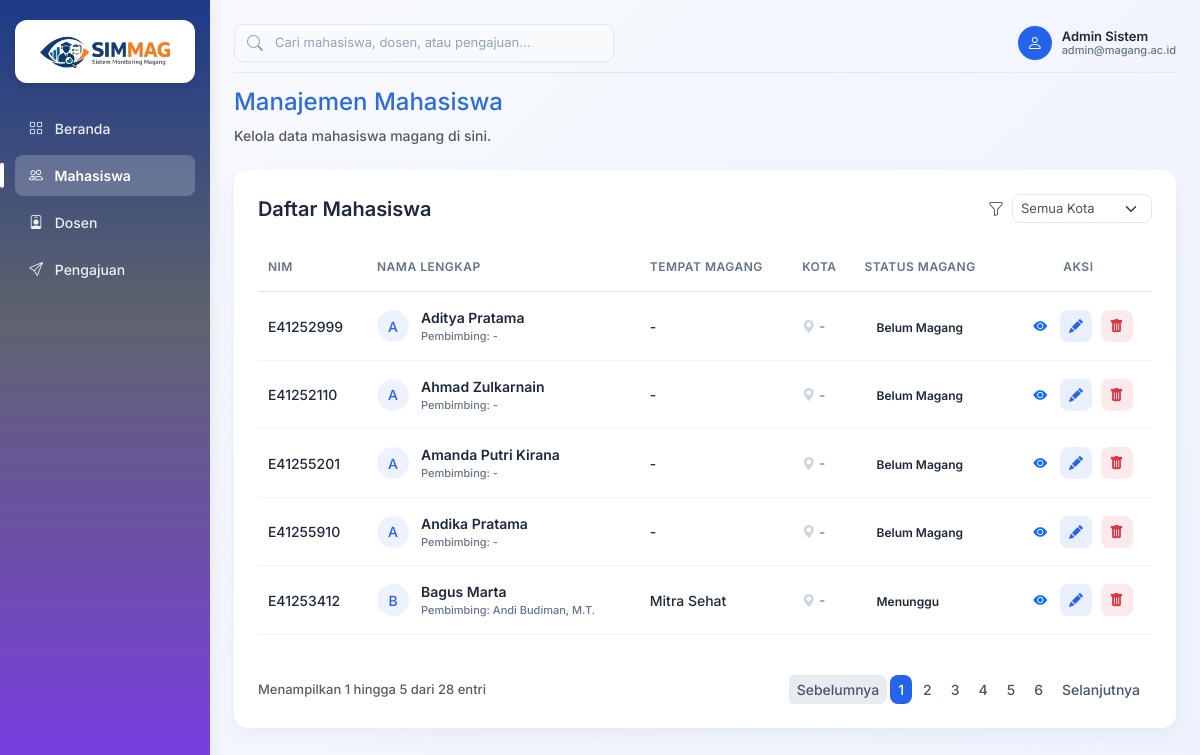
The app's page /admin/mahasiswa.php (signed in) with its own data.
### tables this page shows
CREATE TABLE `mahasiswa` (
  `id_mahasiswa` int(11) NOT NULL,
  `NIM` varchar(20) NOT NULL,
  `nama` varchar(100) NOT NULL,
  `email` varchar(100) NOT NULL,
  `prodi` varchar(100) NOT NULL,
  `password` varchar(255) NOT NULL,
  `no_hp` varchar(20) DEFAULT NULL
);

CREATE TABLE `pendaftaran_magang` (
  `id_pendaftaran` int(11) NOT NULL,
  `id_mahasiswa` int(11) NOT NULL,
  `id_koordinator` int(11) DEFAULT NULL,
  `id_dosen` int(11) DEFAULT NULL,
  `status_pendaftaran` varchar(20) NOT NULL DEFAULT 'pending',
  `tempat_magang` varchar(200) NOT NULL,
  `id_pengajuan` int(11) DEFAULT NULL,
  `tanggal_mulai` date DEFAULT NULL,
  `tanggal_selesai` date DEFAULT NULL
);

CREATE TABLE `dosen` (
  `id_dosen` int(11) NOT NULL,
  `NIP` varchar(20) NOT NULL,
  `NIDN` varchar(20) NOT NULL,
  `nama` varchar(100) NOT NULL,
  `email` varchar(100) NOT NULL,
  `password` varchar(255) NOT NULL,
  `status` varchar(20) DEFAULT 'Aktif',
  `no_hp` varchar(20) DEFAULT NULL
);

### config/paging.php (called while the page is built, shortened)
<?php
$page_active = $_GET['page'] ?? 1;
$limit = $limit ?? 5;
$offset = ($page_active - 1) * $limit;
?>

### admin/mahasiswa.php (the view, shortened to what this page needs)
<?php
$db = new Database();
$conn = $db->getConnection();
$page = "mahasiswa";
include '../config/paging.php';
$query = "
    SELECT
        m.*,
        pm.tempat_magang,
        pm.status_pendaftaran,
        pm.id_dosen,
        d.nama AS nama_dosen,
        p.kota
    FROM mahasiswa m
    LEFT JOIN pendaftaran_magang pm ON m.id_mahasiswa = pm.id_mahasiswa
    LEFT JOIN dosen d ON pm.id_dosen = d.id_dosen
    LEFT JOIN pengajuan p ON pm.id_pengajuan = p.id_pengajuan
";
$query .= "
    ORDER BY m.nama ASC
    LIMIT $limit
    OFFSET $offset
";
$stmtMahasiswa = $conn->prepare($query);
$stmtMahasiswa->execute();
$data_mahasiswa = $stmtMahasiswa->fetchAll(PDO::FETCH_ASSOC);
?>
<!DOCTYPE html>
<html lang="id">
<head>
    <link href="https://cdn.jsdelivr.net/npm/bootstrap@5.3.0/dist/css/bootstrap.min.css" rel="stylesheet">
    <link href="https://cdn.jsdelivr.net/npm/bootstrap-icons/font/bootstrap-icons.css" rel="stylesheet">
    <link rel="stylesheet" href="assets/css/admin.css">
    <link rel="stylesheet" href="assets/css/mahasiswa.css">
</head>
<body>
    <div class="d-flex">
        <div class="sidebar d-flex flex-column">
            <div>
                <div class="logo-container">
                    <img src="assets/logo.png" class="logo-sidebar" alt="Logo">
                </div>
                <a href="beranda.php" class="<?= ($page == 'beranda') ? 'active' : '' ?>">
                    <i class="bi bi-grid me-2"></i> Beranda
                </a>
                <a href="mahasiswa.php" class="<?= ($page == 'mahasiswa') ? 'active' : '' ?>">
                    <i class="bi bi-people me-2"></i> Mahasiswa
                </a>
                <a href="dosen.php" class="<?= ($page == 'dosen') ? 'active' : '' ?>">
                    <i class="bi bi-person-badge me-2"></i> Dosen
                </a>
                <a href="pengajuan.php" class="<?= ($page == 'pengajuan') ? 'active' : '' ?>">
                    <i class="bi bi-send me-2"></i> Pengajuan
                </a>
            </div>
        </div>
        <div class="p-4 w-100">
            <div class="header-top">
                <form action="search.php" method="GET" class="search-box m-0">
                    <i class="bi bi-search"></i>
                    <input type="text" name="q" placeholder="Cari mahasiswa, dosen, atau pengajuan..." value="<?= isset($_GET['q']) ? htmlspecialchars($_GET['q']) : '' ?>" required>
                </form>
                <div class="profile-section">
                    <div class="profile-wrapper">
                        <div class="profile-info" id="profileToggle" style="cursor:pointer;">
                            <div class="profile-avatar">
                                <i class="bi bi-person"></i>
                            </div>
                            <div class="profile-text">
                                <div class="name">Admin Sistem</div>
                                <div class="email">admin@magang.ac.id</div>
                            </div>
                        </div>
                    </div>
                </div>
            </div>
            <div class="mb-4">
                <h4 style="color:#2d6cdf;">Manajemen Mahasiswa</h4>
                <p class="text-muted mb-0" style="font-size:14px;">Kelola data mahasiswa magang di sini.</p>
            </div>
            <div class="table-card">
                <div class="table-header">
                    <h5 class="m-0" style="color: #1e293b;">Daftar Mahasiswa</h5>
                    <div class="d-flex gap-3 align-items-center">
                        <div class="d-flex align-items-center">
                            <i class="bi bi-funnel text-muted me-2"></i>
                            <form method="GET">
                                <select name="kota" class="form-select form-select-sm" onchange="this.form.submit()" style="border-radius: 8px; font-size: 13px; color: #475569; width: 140px; border-color: #e2e8f0;">
                                    <option value="">Semua Kota</option>
                                </select>
                            </form>
                        </div>
                    </div>
                </div>
                <div class="table-responsive">
                    <table class="table table-borderless align-middle">
                        <thead>
                            <tr>
                                <th>NIM</th>
                                <th>Nama Lengkap</th>
                                <th>Tempat Magang</th>
                                <th>Kota</th>
                                <th>Status Magang</th>
                                <th class="text-center">Aksi</th>
                            </tr>
                        </thead>
                        <tbody>
                            <?php foreach ($data_mahasiswa as $mhs): ?>
                                <tr>
                                    <td><?= $mhs['NIM'] ?></td>
                                    <td>
                                        <div class="d-flex align-items-center">
                                            <div class="profile-avatar" style="width: 32px; height: 32px; font-size: 14px; margin-right: 12px; background: #eef2ff; color: #2563eb;">
                                                <?= substr($mhs['nama'], 0, 1) ?>
                                            </div>
                                            <div>
                                                <div style="font-weight: 600;"><?= $mhs['nama'] ?></div>
                                                <div style="font-size: 11px; color: #64748b;">Pembimbing: <?= $mhs['nama_dosen'] ?? '-' ?></div>
                                            </div>
                                        </div>
                                    </td>
                                    <td><?= $mhs['tempat_magang'] ?? '-' ?></td>
                                    <td>
                                        <span style="font-size: 13px; color: #64748b;">
                                            <i class="bi bi-geo-alt-fill me-1" style="color: #cbd5e1;"></i><?= $mhs['kota'] ?? '-' ?>
                                        </span>
                                    </td>
                                    <td>
                                        <span class="badge-status status-<?= strtolower($mhs['status_pendaftaran'] ?? 'belum') ?>">
                                            <?= $mhs['status_pendaftaran'] ?? 'Belum Magang' ?>
                                        </span>
                                    </td>
                                    <td class="text-center">
                                        <a href="detail_mahasiswa.php?id=<?= $mhs['id_mahasiswa'] ?>" class="btn-action" title="Detail Mahasiswa">
                                            <i class="bi bi-eye-fill"></i>
                                        </a>
                                        <a href="#" class="btn-action btn-edit"
                                            data-id="<?= $mhs['id_mahasiswa'] ?>"
                                            data-nama="<?= $mhs['nama'] ?>"
                                            data-nim="<?= $mhs['NIM'] ?>"
                                            data-tempat="<?= $mhs['tempat_magang'] ?>"
                                            data-kota="<?= $mhs['kota'] ?>"
                                            data-status="<?= $mhs['status_pendaftaran'] ?>"
                                            data-dosen="<?= $mhs['id_dosen'] ?? '' ?>"
                                            title="Edit Data">
                                            <i class="bi bi-pencil-fill"></i>
                                        </a>
                                        <a href="#" class="btn-action btn-delete" data-id="<?= $mhs['id_mahasiswa'] ?>" title="Hapus Data">
                                            <i class="bi bi-trash-fill"></i>
                                        </a>
                                    </td>
                                </tr>
                            <?php endforeach; ?>
                        </tbody>
                    </table>
                </div>
                <?php include '../config/pagination.php'; ?>
            </div>
        </div>
    </div>
</body>
</html>

### admin/assets/css/admin.css (style rules this page uses)
body { font-family: 'Inter', sans-serif; font-weight: 500; background: linear-gradient(135deg, #f8fafc 0%, #eef2ff 100%); }
h5, h6 { font-weight: 600; }
p, small { font-weight: 500; }
.sidebar { width: 250px; min-height: 100vh; background: linear-gradient(180deg, #1e3a8a 0%, #5e636d 40%, #7c3aed 100%); padding: 20px 15px; box-shadow: 2px 0 15px rgba(0,0,0,0.08); }
.logo-container { background: #ffffff; padding: 15px; border-radius: 12px; margin-bottom: 25px; box-shadow: 0 4px 12px rgba(0,0,0,0.1); display: flex; justify-content: center; align-items: center; }
.logo-sidebar { width: 130px; display: block; }
.sidebar a { position: relative; color: rgba(255,255,255,0.9); display: block; padding: 10px 14px; border-radius: 8px; text-decoration: none; margin-bottom: 6px; font-size: 14px; font-weight: 500; transition: all 0.25s ease; }
.sidebar a.active { background: rgba(255,255,255,0.2); color: #fff; font-weight: 600; }
.sidebar a.active::before { content: ""; position: absolute; left: -15px; top: 50%; transform: translateY(-50%); width: 4px; height: 60%; background: #fff; border-radius: 4px; }
.header-top { display: flex; justify-content: space-between; align-items: center; padding-bottom: 10px; border-bottom: 1px solid #e2e8f0; margin-bottom: 15px; }
.search-box { display: flex; align-items: center; background-color: #f8fafc; border: 1px solid #e2e8f0; border-radius: 8px; padding: 6px 12px; width: 380px; }
.search-box i { color: #94a3b8; margin-right: 10px; }
.search-box input { border: none; background: transparent; width: 100%; outline: none; color: #475569; font-size: 13px; }
.search-box input::placeholder { color: #94a3b8; }
.profile-section { display: flex; align-items: center; }
.profile-info { display: flex; align-items: center; }
.profile-avatar { width: 34px; height: 34px; border-radius: 50%; background-color: #2563eb; color: white; display: flex; align-items: center; justify-content: center; font-size: 16px; margin-right: 10px; }
.profile-text { line-height: 1.2; }
.profile-text .name { font-weight: 600; font-size: 13px; color: #1e293b; }
.profile-text .email { font-size: 11px; color: #64748b; }
.profile-wrapper { position: relative; }
.table-card { background: #fff; border-radius: 14px; box-shadow: 0 6px 20px rgba(0,0,0,0.05); padding: 24px; }
.table-header { display: flex; justify-content: space-between; align-items: center; margin-bottom: 20px; }
.table th { font-weight: 600; color: #64748b; border-bottom-width: 1px; font-size: 12px; text-transform: uppercase; letter-spacing: 0.5px; padding: 15px 10px; }
.table td { vertical-align: middle; font-weight: 500; color: #1e293b; font-size: 14px; padding: 15px 10px; border-bottom: 1px solid #f1f5f9; }
.table tbody tr { transition: background 0.2s ease; }
.badge-status { padding: 6px 12px; border-radius: 6px; font-size: 12px; font-weight: 600; }
.btn-action { width: 32px; height: 32px; border-radius: 8px; display: inline-flex; align-items: center; justify-content: center; border: none; transition: all 0.2s; text-decoration: none; font-size: 14px; }
.btn-edit { background: rgba(37, 99, 235, 0.1); color: #2563eb; }
.btn-delete { background: rgba(220, 53, 69, 0.1); color: #dc3545; margin-left: 5px; }

### records on screen
mahasiswa: NIM "E41252999", nama "A", nama "Aditya Pratama", nama_dosen "-", tempat_magang "-", kota "-", status_pendaftaran "Belum Magang"
mahasiswa: NIM "E41252110", nama "A", nama "Ahmad Zulkarnain", nama_dosen "-", tempat_magang "-", kota "-", status_pendaftaran "Belum Magang"
mahasiswa: NIM "E41255201", nama "A", nama "Amanda Putri Kirana", nama_dosen "-", tempat_magang "-", kota "-", status_pendaftaran "Belum Magang"
mahasiswa: NIM "E41255910", nama "A", nama "Andika Pratama", nama_dosen "-", tempat_magang "-", kota "-", status_pendaftaran "Belum Magang"
pendaftaran_magang: id_mahasiswa.NIM "E41253412", id_mahasiswa.nama "B", id_mahasiswa.nama "Bagus Marta", id_dosen.nama "Andi Budiman, M.T.", tempat_magang "Mitra Sehat", kota "-", status_pendaftaran "Menunggu"

### other values on screen
$start_data "1"
$end_data "5"
$total_data "28"
